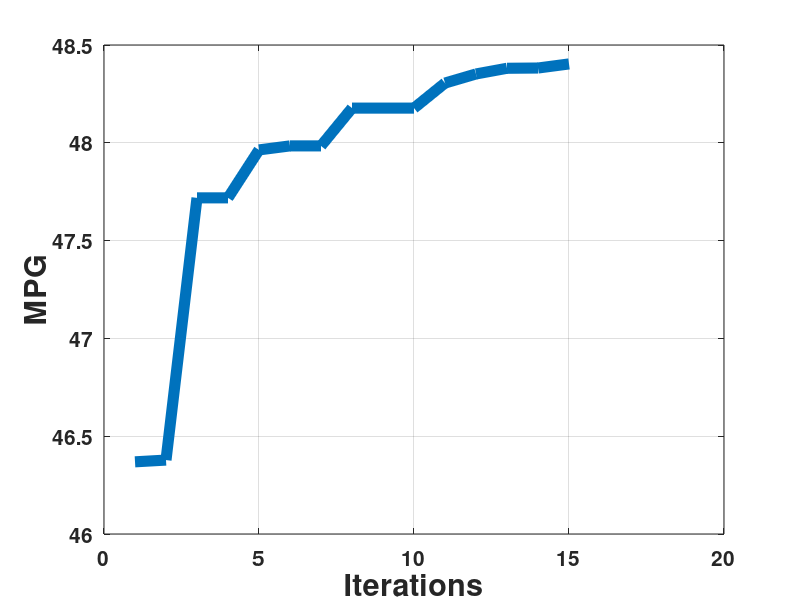

Write the MATLAB code that produced this figure.
clear
close all
clc
load HWFET_no_emiss_85

Results_Improvement = zeros(1,3);
Results_Pars = zeros(1,3);

figure(1);
mpg = DP_optimization.GLOBAL.f_min_hist.c(:,3);
iter = DP_optimization.GLOBAL.f_min_hist.iter;
plot(iter,mpg,'linewidth',8)
xlabel('Iterations')
ylabel('MPG'),grid
%title('No Shift UDDS')
set(gca,'FontSize',15,'fontWeight','bold')
set(findall(gcf,'type','text'),'FontSize',22,'fontWeight','bold')



% Calculate the Improvement
fprintf('\nMPG\n')
First = mpg(1)
Final = mpg(length(mpg))
Percent_improvement = (mpg(length(mpg))-mpg(1))/mpg(length(mpg))*100
Results_Improvement(1,:) = [First, Final, Percent_improvement];


% Pull out Parameters
trq_eng = DP_optimization.GLOBAL.f_min_hist.x(:,3);
trq_mot = DP_optimization.GLOBAL.f_min_hist.x(:,4);
fd_ratio = DP_optimization.GLOBAL.f_min_hist.x(:,1);
G_ratio = DP_optimization.GLOBAL.f_min_hist.x(:,2);


x_L=[0.5*trq_eng,0.5*trq_mot,0.5*fd_ratio,0.5*G_ratio];
x_U=[1.5*trq_eng,1.5*trq_mot,1.5*fd_ratio,1.5*G_ratio];

Results_Pars(1,:) = [x_L(1), x_L(1), trq_eng(end)];
Results_Pars(2,:) = [x_L(2), x_L(2), trq_mot(end)];
Results_Pars(3,:) = [x_L(3), x_L(3), fd_ratio(end)];
Results_Pars(4,:) = [x_L(4), x_L(4), G_ratio(end)];


% % Add in Grade Test, Accel Test Results, delta soc, and delta trace
% time0_60 = DP_optimization.GLOBAL.f_min_hist.c(:,8);
% time40_60 = DP_optimization.GLOBAL.f_min_hist.c(:,9);
% time0_85 = DP_optimization.GLOBAL.f_min_hist.c(:,10);
% grade = DP_optimization.GLOBAL.f_min_hist.c(:,11);
% delta_soc = DP_optimization.GLOBAL.f_min_hist.c(:,1);
% delta_trace = DP_optimization.GLOBAL.f_min_hist.c(:,2);
% 
% Results_Improvement(6,:) = [time0_60(1), time0_60(end), (time0_60(end)-time0_60(1))/time0_60(end)*100];
% Results_Improvement(7,:) = [time40_60(1), time40_60(end), (time40_60(end)-time40_60(1))/time40_60(end)*100];
% Results_Improvement(8,:) = [time0_85(1), time0_85(end), (time0_85(end)-time0_85(1))/time0_85(end)*100];
% Results_Improvement(8,:) = [grade(1), grade(end), (grade(end)-grade(1))/grade(end)*100];
% Results_Improvement(8,:) = [delta_soc(1), delta_soc(end), (delta_soc(end)-delta_soc(1))/delta_soc(end)*100];
% Results_Improvement(8,:) = [delta_trace(1), delta_trace(end), (delta_trace(end)-delta_trace(1))/delta_trace(end)*100];

% Calcualte the Size of the Prime Movers
fprintf('\nPrime Mover Sizes\n')

fprintf('\nICE')
First = 67*trq_eng(1)
Final = 67*trq_eng(length(trq_eng))
Increase = (Final-First)/Final*100
Results_Improvement(9,:) = [First, Final, Increase];

fprintf('\nMotor')
First = 49*trq_mot(1)
Final = 49*trq_mot(length(trq_mot))
Increase = (Final-First)/Final*100
Results_Improvement(10,:) = [First, Final, Increase];



% % Calculate the Mass of the Components
% 
% % Engine
% First = (4.1384*trq_eng(1)*67000/1000+14.5);
% Final = (4.1384*trq_eng(end)*67000/1000+14.5);
% Increase = (Final-First)/Final*100;
% Results_Improvement(12,:) = [First, Final, Increase];
% % Motor
% First = (0.8635*trq_mot(1)*49000/1000+28.5);
% Final = (0.8635*trq_mot(end)*49000/1000+28.5);
% Increase = (Final-First)/Final*100;
% Results_Improvement(13,:) = [First, Final, Increase];
% % Battery
% First = ((44*.4536)/20)*cap_scale(1)*modules(1);
% Final = ((44*.4536)/20)*cap_scale(end)*modules(end);
% Increase = (Final-First)/Final*100;
% Results_Improvement(14,:) = [First, Final, Increase];


